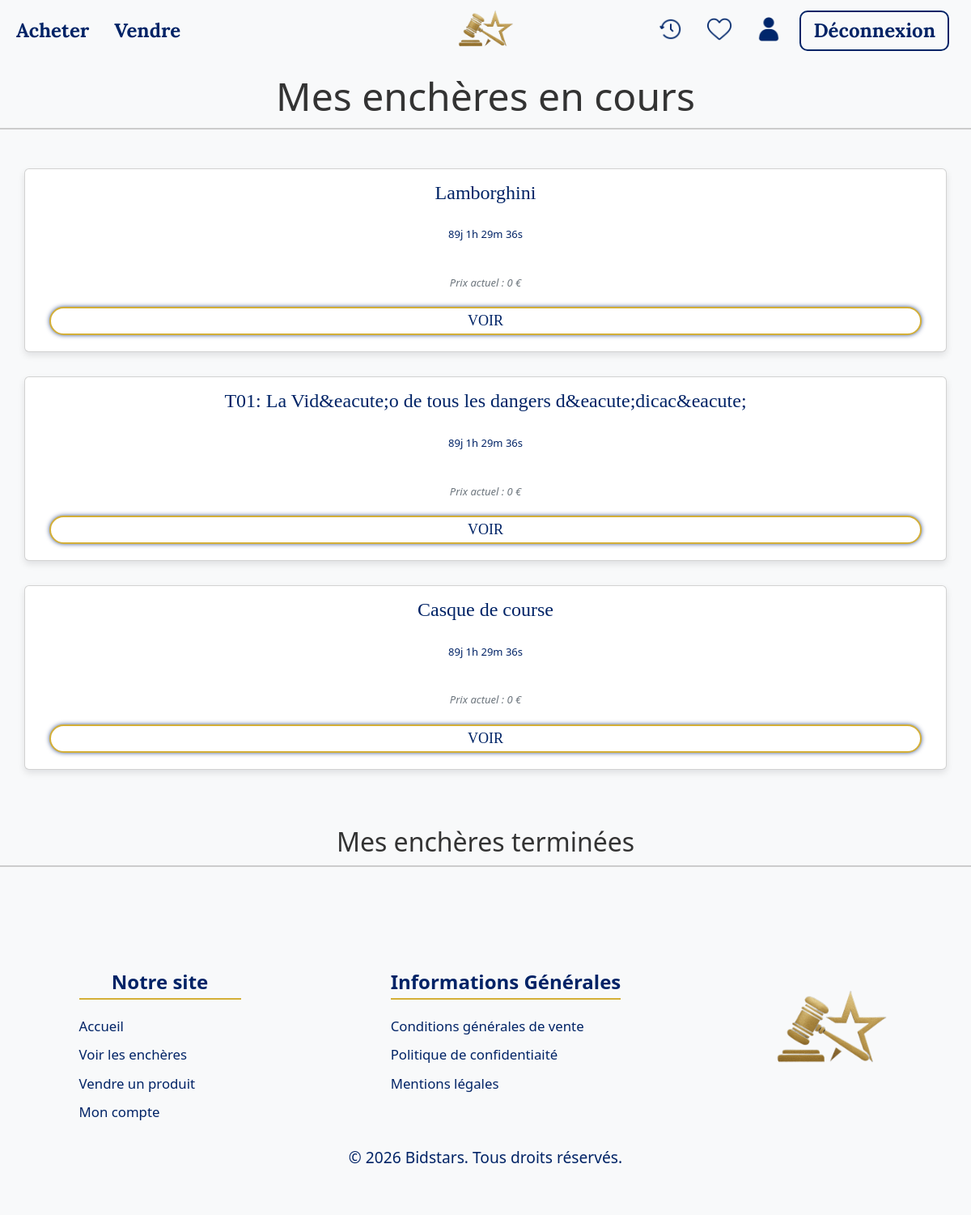
/newMVC/index.php?action=historique_annonces_publiees (signed in), run on an earlier commit of the app's database.
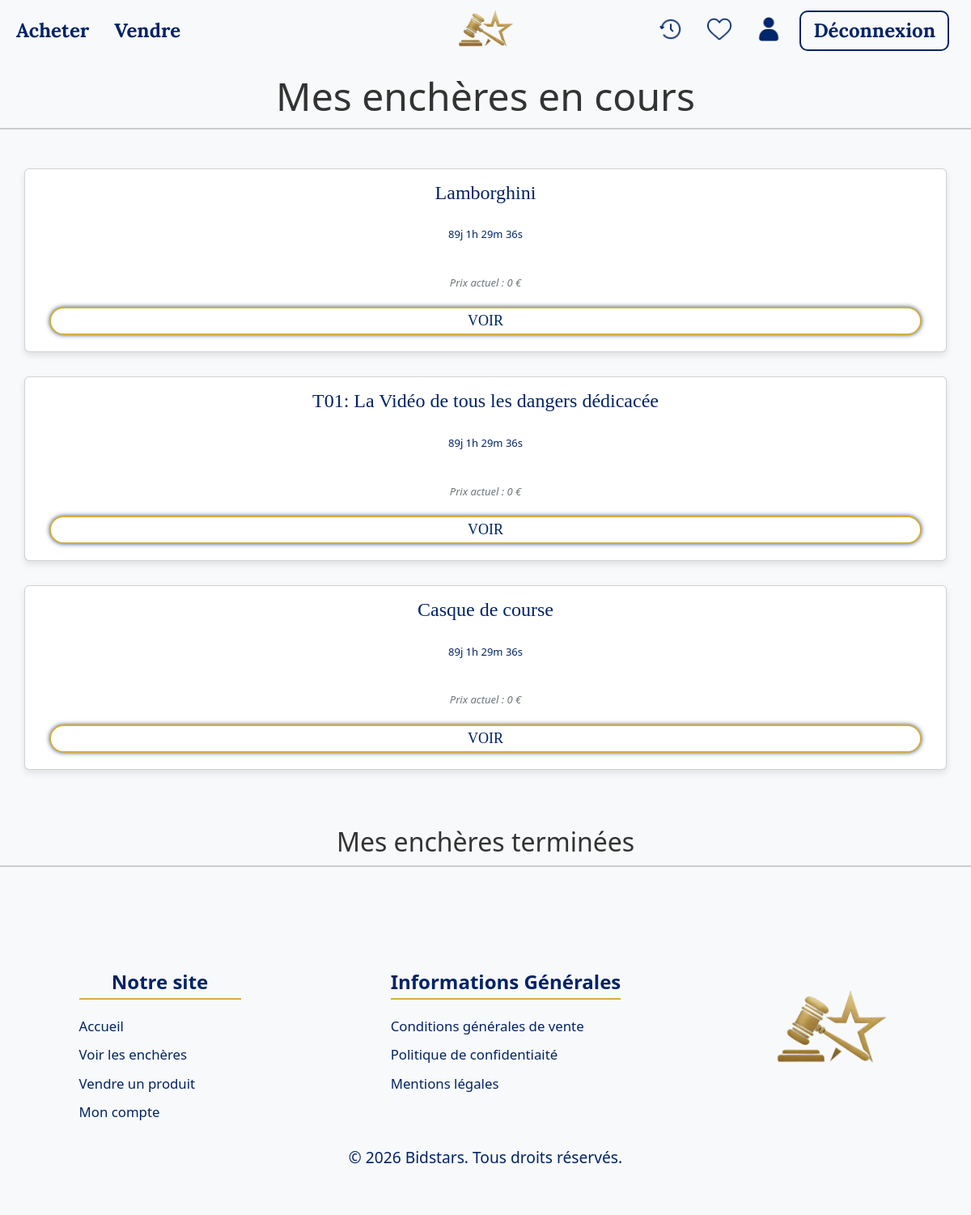
And on a later commit of the database.
### tables this page shows
CREATE TABLE IF NOT EXISTS `product` (
  `id_product` int NOT NULL AUTO_INCREMENT,
  `title` varchar(100) DEFAULT NULL,
  `description` varchar(5000) DEFAULT NULL,
  `start_date` datetime DEFAULT NULL,
  `end_date` datetime DEFAULT NULL,
  `reserve_price` decimal(15,2) DEFAULT NULL,
  `start_price` decimal(15,2) DEFAULT '0.00',
  `status` tinyint(1) DEFAULT '0',
  `mailIsSent` tinyint(1) DEFAULT '0',
  PRIMARY KEY (`id_product`)
);

### newMVC/src/model/product.php (called while the page is built, shortened)
<?php
class ProductRepository
{
    private PDO $connection;
    public function __construct(PDO $pdo)
    {
        $this->connection = $pdo;
    }
    function get_actual_annonces_by_client($id_client)
    {
        $pdo = $this->connection;
        $requete = "
        SELECT
            p.id_product,
            p.title AS titre,
            p.description,
            p.end_date,
            p.reserve_price,
            COALESCE(MAX(b.new_price), p.reserve_price) AS prix_en_cours
        FROM product p
        JOIN published pb ON pb.id_product = p.id_product
        LEFT JOIN bid b ON b.id_product = p.id_product
        WHERE pb.id_user = :id_client
        AND p.end_date >= NOW()
        GROUP BY p.id_product, p.title, p.description, p.end_date, p.reserve_price
        ORDER BY p.end_date ASC
    ";
        try {
            $tmp = $pdo->prepare($requete);
            $tmp->execute([
                ':id_client' => $id_client
            ]);
        } catch (PDOException $e) {
            die("Erreur lors de la récupération des annonces en cours pour le client : " . $e->getMessage());
        }
        return $tmp->fetchAll(PDO::FETCH_ASSOC);
    }
}

### newMVC/templates/historique_annonces_publiees.php (the view, shortened to what this page needs)
<?php
$style = "templates/style/Accueil.css";
?>
<?php include('preset/header.php'); ?>
<?php
require_once('src/model/product.php');
$id_client = $user['id_user'];
$pdo = DatabaseConnection::getConnection();
$productRepository = new ProductRepository($pdo);
$annonces_en_cours = $productRepository->get_actual_annonces_by_client($id_client);
?>
<main>
<div class="Annonces_en_cours">
    <h1>Mes enchères en cours</h1>
    <div class="Annonces-list-cards">
        <?php foreach ($annonces_en_cours as $a): ?>
            <div class="card">
            <h3>
                <?= htmlspecialchars($a['titre']) ?>
            </h3>
            <p class="timer" data-end="<?= htmlspecialchars($a['end_date']) ?>"></p>
            <p>Prix actuel :
                <?php
                $priceRow = $productRepository->getLastPrice($a['id_product']);
                $current_price = null;
                if (!empty($priceRow) && isset($priceRow[0]['MAX(new_price)']) && $priceRow[0]['MAX(new_price)'] !== null) {
                    $current_price = $priceRow[0]['MAX(new_price)'];
                } else {
                    $current_price = isset($a['reserve_price']) ? $a['reserve_price'] : '0';
                }
                echo htmlspecialchars($current_price);
                ?> €
            </p>
            <a class="btns" id="voir"  href="index.php?action=product&id=<?= $a['id_product'] ?>">Voir</a>
        </div>
        <?php endforeach; ?>
    </div>
</div>
<div class="Historique_annonces">
    <h2>Mes enchères terminées</h2>
    <div class="Annonces-list-cards">
    </div>
</div>
</main>
<?php include('preset/footer.php'); ?>
<?php $content = ob_get_clean(); ?>
<?php require('preset/layout.php');

### newMVC/index.php (shortened to what this page needs)
<?php
try {
    if (isset($_GET['action']) && $_GET['action'] !== '') {
        if ($_GET['action'] === 'connection') {
            $_SESSION['show_login_modal'] = true;
            header("Location: index.php");
            exit();
        } elseif ($_GET['action'] === 'deconnexion') {
            require_once('src/controllers/C_deconnexion.php');
        } elseif ($_GET['action'] === 'inscription') {
            $_SESSION['show_register_modal'] = true;
            header('Location: index.php');
            exit;
        } elseif ($_GET['action'] === 'sell') {
            require("templates/sellProduct.php");
        } elseif ($_GET['action'] === 'buy') {
            require("templates/buy.php");
        } elseif ($_GET['action'] === 'historique_annonces_publiees') {
            require("templates/historique_annonces_publiees.php");
        } elseif ($_GET['action'] === 'userConnection') {
            userConnection($_POST);
        } elseif ($_GET['action'] === 'userInscription') {
            inscription($_POST);
        } elseif ($_GET['action'] === 'update_email') {
            updateEmail($_POST['email']);
        } elseif ($_GET['action'] === 'update_address') {
            updateAddress($_POST);
        } elseif ($_GET['action'] === 'update_password') {
            updatePassword($_POST['new_password_2']);
        } elseif ($_GET['action'] === 'newsletter') {
            $_SESSION['show_newsletter_modal'] = true;
            header('Location: index.php');
            exit;
        } elseif ($_GET['action'] === 'subscribeNewsletter') {
            $user = $_SESSION['user'];
            subscribeNewsletter($user['email']);
            $_SESSION['success'] = "Abonnement confirmé 🎉";
            header('Location: index.php');
            exit;
        } elseif ($_GET['action'] === 'addProduct') {
            $user = $_SESSION['user'];
            addNewProduct($user, $_POST);
        } elseif ($_GET['action'] == 'updateProduct'){
        } elseif ($_GET['action'] === 'addComment') {
            if($_POST['id_product'] && $_POST['id_product'] > 0){
                UpdateProduct($_POST['id_product']);
            }
        } elseif ($_GET['action'] === 'favorite') {
            favorite();
        } elseif ($_GET['action'] === 'unfavorite') {
            unfavorite();
        } elseif ($_GET['action'] === 'bid') {
            bid();
        } elseif ($_GET['action'] === 'product') {
            $errorMessage = '<i class="fa-solid fa-hammer"></i>  <span>Désolé</span> En cours de développement ! Réessayez ultérieurement !';
            require('templates/preset/error.php');
        } elseif ($_GET['action'] == 'admin') {
            require('templates/admin_pannel.php');
        }elseif ($_GET['action'] == 'sendNewsletter') {
            PostNewsletter($_POST);
        }elseif ($_GET['action'] === 'deleteProductAdmin') {
            if (isset($_POST['id_product']) && $_POST['id_product'] >= 0) {
                deleteProductAdmin($_POST['id_product']);
            }
        }else {
            throw new Exception("La page que vous recherchez n'existe pas.");
        }
    } else {
        require("templates/index.php");
    }
} catch (Exception $e) {
    var_dump($e);
    $errorMessage = $e->getMessage();
    $errorMessage = '<i class="fa-solid fa-bug"></i> <span>Erreur 404 :</span> Page non trouvé !';
    require('templates/preset/error.php');
}

### newMVC/templates/preset/header.php (shortened to what this page needs)
<link href="https://cdn.jsdelivr.net/npm/bootstrap@5.3.3/dist/css/bootstrap.min.css" rel="stylesheet"
>
<link rel="stylesheet" href="templates/Style/header.css">
<header>
    <nav class="navbar navbar-expand-lg navbar-light bg-light navbar-custom">
        <div class="container-fluid">
            <a class="navbar-brand" href="index.php">
                <img src="templates/images/logo.png" alt="Logo">
            </a>
            <div class="collapse navbar-collapse" id="navbarNav">
                <ul class="navbar-nav me-auto">
                    <li class="nav-item">
                        <a id="btn_achat" class="nav-link" href="index.php?action=buy">Acheter</a>
                    </li>
                    <?php if (isset($_SESSION['user'])) { ?>
                        <li class="nav-item">
                            <a id="btn_vente" class="nav-link" href="index.php?action=sell">Vendre</a>
                        </li>
                    <?php } ?>
                </ul>
                <ul class="navbar-nav">
                    <?php if (isset($_SESSION['user'])) { ?>
                        <li class="nav-item">
                            <a id="btn_historique" class="nav-link" href="index.php?action=historique_annonces_publiees">
                                <img src="templates/images/historique.png" alt="Historique" style="width: 30px; height: 30px;">
                            </a>
                        </li>
                        <li class="nav-item">
                            <a id="btn_Favoris" class="nav-link" href="index.php?action=getLikes">
                                <img src="templates/images/coeur.png" alt="Favoris" style="width: 30px; height: 30px;">
                            </a>
                        </li>
                        <li class="nav-item">
                            <a id="btn_client" class="nav-link" href="index.php?action=user">
                                <img src="templates/images/compte.png" alt="Client" style="width: 30px; height: 30px;">
                            </a>
                        </li>
                    <?php } ?>
                    <?php if (isset($_SESSION['user'])) { ?>
                        <li class="nav-item">
                            <a id="btn_deconnexion" class="nav-link" href="index.php?action=deconnexion">Déconnexion</a>
                        </li>
                    <?php } ?>
                </ul>
            </div>
        </div>
    </nav>
</header>

### newMVC/templates/preset/footer.php
<link rel="stylesheet" href="templates/Style/footer.css">
<footer>
    <section>
        <div>
            <h3>Notre site</h3>
            <a href="index.php">Accueil</a>
            <a href="index.php?action=buy">Voir les enchères</a>
            <a href="index.php?action=sell">Vendre un produit</a>
            <a href="index.php?action=user">Mon compte</a>
        </div>
        <div>
            <h3>Informations Générales</h3>
            <a>Conditions générales de vente</a>
            <a>Politique de confidentiaité</a>
            <a>Mentions légales</a>
        </div>
        <img src="templates/images/logo.png" alt="Logo">
    </section>
    <p>&copy; 2026 Bidstars. Tous droits réservés.</p>
</footer>

### newMVC/templates/preset/layout.php (shortened to what this page needs)
<!DOCTYPE html>
<html lang="fr">
<head>
    <link href="<?= $style ?>" rel="stylesheet">
</head>
<body>
    <?= $content ?>
</body>
</html>

### newMVC/templates/Style/Accueil.css (style rules this page uses)
:root { --linear-blue: linear-gradient(#002366, #0046CC); --color-blue: #002366; --color-orange: #FFA347; --color-gold: #D4AF37; --color-background: #F5F8FA; }
* { margin: 0; padding: 0; box-sizing: border-box; }
html, body { min-height: 100%; }
body { font-family: 'Poppins', sans-serif; background-color: var(--color-background) !important; color: #000; min-height: 100vh; overflow-x: hidden; }
:root { --navbar-height-desktop: 60px; }
main h1 { padding: 60px; font-size: 3em; }
main { text-align: center; }
main p { padding: 20px; font-size: 1.2em; text-align: center; }
.btns { display: inline-block; background-color: #ffffff; color: #002366; border: 2px solid #D4AF37; text-transform: uppercase; font-weight: 500; font-size: 18px; font-family: 'Cormorant Garamond', serif; padding: 5px 30px; border-radius: 60px; box-shadow: 0px 0px 6px -1px; text-decoration: none; margin-bottom: 15px; transition: background-color 0.3s ease; }
h3 { text-align: center; }
body { overflow-x: hidden; }
.Annonces_en_cours h1, .Historique_annonces h2 { color: #333; border-bottom: 2px solid #ccc; padding-bottom: 10px; margin-top: 30px; }
.Annonces-list-cards { display: flex; flex-direction: column; gap: 30px; justify-content: center; justify-items: center; padding: 40px 0; }
.card { background-color: #ffffff; border: 2px solid #D4AF37; border-radius: 60px; box-shadow: 0 4px 8px rgba(0, 4, 20, 0.1); overflow: hidden; text-align: center; padding: 0; transition: transform 0.3s ease, box-shadow 0.3s ease; margin: 30px; margin-bottom: 0px; margin-top: 0px; }
.card h3 { font-size: 24px; font-weight: 500; font-family: 'Cormorant Garamond', serif; color: #002366; margin: 15px 0 8px 0; }
.card p { font-size: 13px; margin: 0 0 10px 0; }
.card a { display: block; background-color: #ffffff; color: #002366; border: 2px solid #D4AF37; text-transform: uppercase; font-weight: 500; font-size: 18px; font-family: 'Cormorant Garamond', serif; padding: 2px 30px; border-radius: 80px; box-shadow: 0px 0px 6px -1px; text-decoration: none; cursor: pointer; transition: background-color 0.3s ease; margin-bottom: 20px; margin-right: 30px; margin-left: 30px; text-align: center; }
.Annonces_en_cours p:not(.timer) { text-align: center; font-style: italic; color: #6c757d; padding: 10px 0; }

### newMVC/templates/Style/header.css (style rules this page uses)
:root { --linear-blue: linear-gradient(#002366, #0046CC); --color-blue: #002366; --color-orange: #FFA347; --color-gold: #D4AF37; --color-background: #F5F8FA; }
.navbar-custom { position: fixed; top: 0; left: 0; width: 100%; z-index: 800; background: #F5F8FA; min-height: 75px; }
.navbar-custom .nav-link, .navbar-custom .navbar-brand { color: var(--color-blue) !important; font-size: 24px; font-weight: bold; font-family: 'Lora', sans-serif; }
.navbar-custom #btn_connexion, .navbar-custom #btn_deconnexion { border: #002366 2px solid !important; border-radius: 10px; padding: 5px 15px; }
#btn_client img, #btn_Favoris img , #btn_historique img { filter: invert(12%) sepia(50%) saturate(4102%) hue-rotate(212deg) brightness(89%) contrast(106%); }
.navbar-custom .nav-item { margin-right: 15px; }
.navbar-custom .navbar-brand img { width: 75px; height: 75px; border-radius: 80%; }
@media (min-width: 992px) { .navbar-custom .container-fluid { height: var(--navbar-height-desktop); } }
@media (min-width: 992px) { .navbar-custom .navbar-brand { position: absolute; left: 50%; top: 50%; transform: translate(-50%, -50%); } }
@media (min-width: 992px) { .navbar-custom .navbar-collapse { display: flex; justify-content: space-between; width: 100%; } }
@media (min-width: 992px) { .navbar-custom .me-auto { margin-right: auto !important; margin-left: 0 !important; } }
@media (min-width: 992px) { .navbar-custom .navbar-nav:last-child { margin-left: auto !important; } }

What changed in the data, as far as the page shows it:
changed product: title "T01: La Vid&eacute;o de tous les dangers d&eacute;dicac&eacute;" → "T01: La Vidéo de tous les dangers dédicacée"
